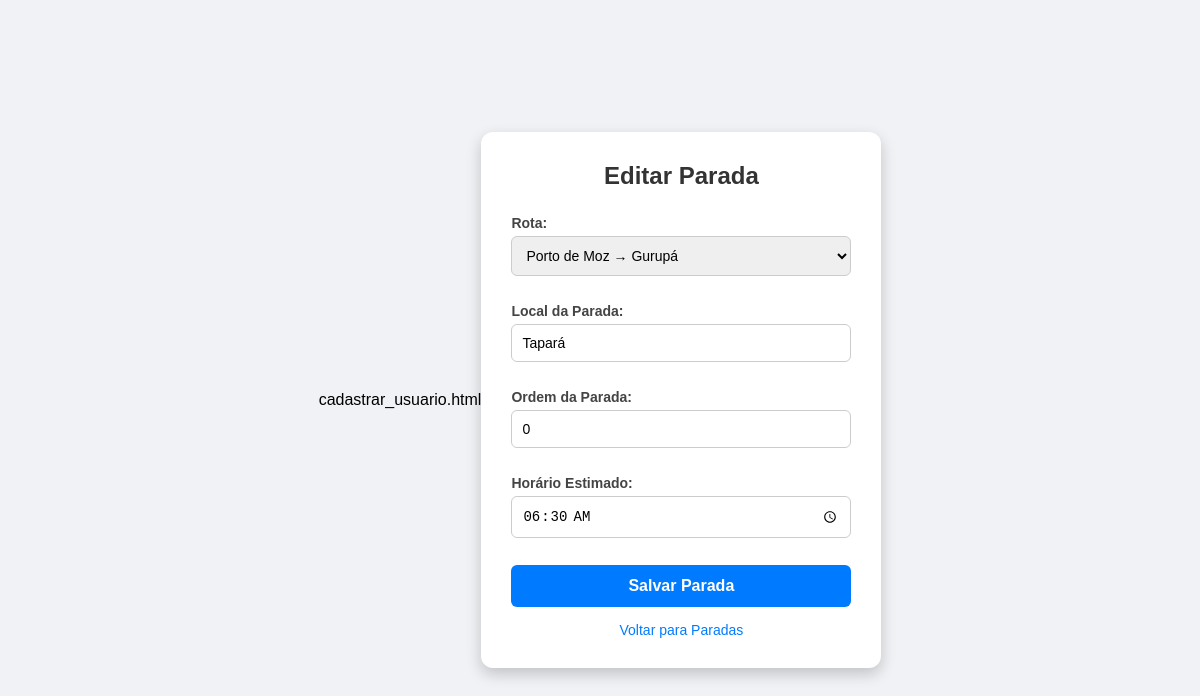
The app's page /usuario/paradas/editar/1/, older data.
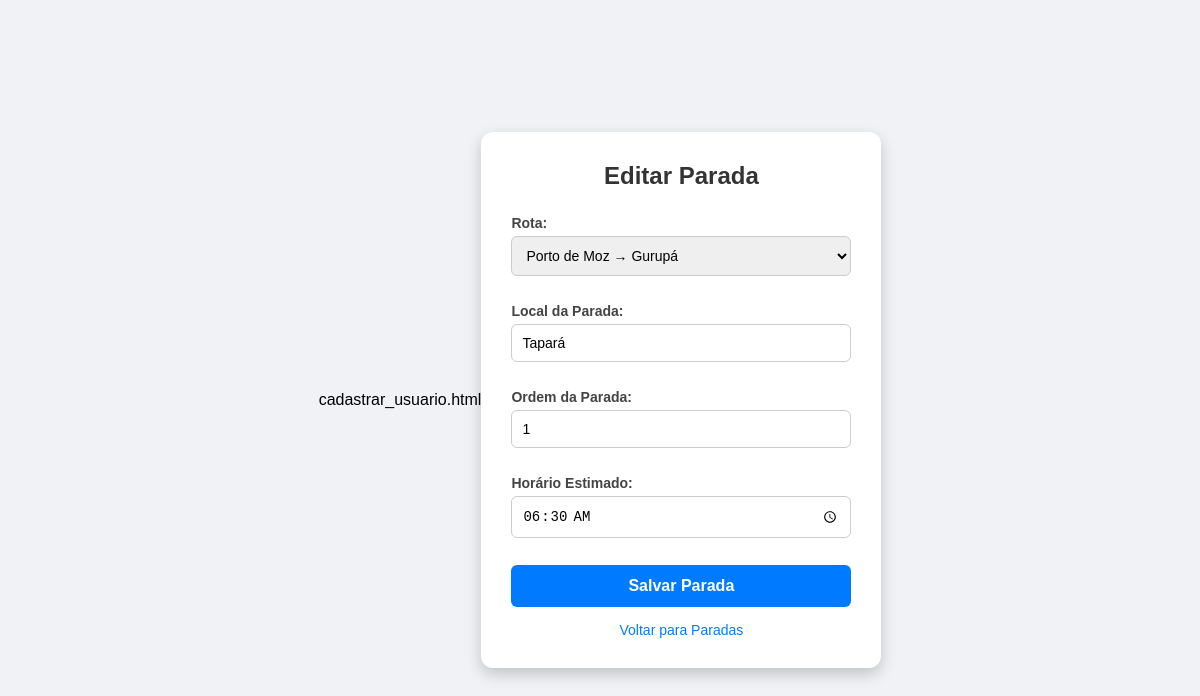
The same page, newer data.
### Usuario/models.py (models this page shows, shortened)
class Parada(models.Model):
    rota = models.ForeignKey(Rotas, on_delete=models.CASCADE, related_name='paradas')
    local_parada = models.CharField(max_length=255, verbose_name="Local da Parada")
    ordem = models.IntegerField(verbose_name="Ordem da Parada")
    horario_estimado = models.TimeField(verbose_name="Horário Estimado")

### Usuario/views.py (the view)
# urls.py: path('paradas/editar/<int:id>/', views.editar_parada, name='editar_parada'),
def editar_parada(request, id):
    parada = get_object_or_404(Parada, id=id)
    if request.method == "POST":
        form = ParadaForm(request.POST, instance=parada)
        if form.is_valid():
            form.save()
            return redirect("listar_paradas")
    else:
        form = ParadaForm(instance=parada)
    return render(request, "Usuario/cadastrar_parada.html", {"form": form, "editando": True})

### Usuario/formulario.py
class ParadaForm(BootstrapModelForm):
    class Meta:
        model = Parada
        fields = ["rota", "local_parada", "ordem", "horario_estimado"]
        widgets = {
            'horario_estimado': forms.TimeInput(attrs={'type': 'time'}, format='%H:%M'),
        }

### Usuario/models.py (called while the page is built)
    def __str__(self): return f"{self.ponto_de_partida} → {self.ponto_de_chegada}"

### Usuario/templates/Usuario/cadastrar_parada.html (shortened to what this page needs)
cadastrar_usuario.html{% load static %}
<link rel="stylesheet" href="{% static 'Usuario/css/estilo.css' %}">
<!DOCTYPE html>
<html lang="pt-br">
<head>
    <link rel="stylesheet" href="{% static 'Usuario/css/estilo.css' %}?v=9">
</head>
<body>
<div class="caixa">
    <h1>{% if editando %}Editar Parada{% else %}Inserir Parada na Rota{% endif %}</h1>
    <form method="post">
        {{ form.as_p }}
        <button type="submit" class="btn-azul">Salvar Parada</button>
    </form>
    <a href="{% url 'listar_paradas' %}" class="link-padrao">Voltar para Paradas</a>
</div>
</body>
</html>

Row changes from the older to the newer data that the page shows:
changed Parada "Porto de Moz → Gurupá": ordem "0" → "1"
